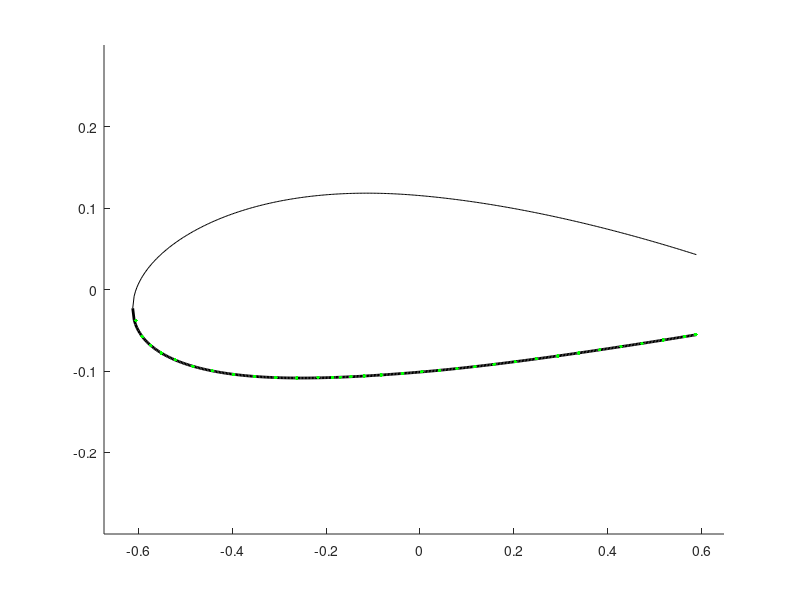

Reproduce this figure in MATLAB. (Note: this script raises an error after producing the figure.)
function [x_c, y_c, Ixx, Iyy, Ixy, skin, spar, str, caps, x_quarterchord] = build_airfoil()


% clear all;

density = 2780;         %kg/m^3

%% 2415 Airfoil 
m = 0.02;               % 
p = 0.4;                % max camber
t = 0.15;               % max thickness 
c = 1.5;                % chord length
nx = 500;               % number of increments
dx = c/nx;  
x = 0:dx:c;             % even spacing

%% Structural elements (arbitrary inputs for now)
skin.t = 0.002;                               % thickness of skin
spar.t = 0.008;                               % thickness of spar
str.A_upp = 25E-6;                            % area of each upper stringer
str.A_low = 25E-6;                            % area of each lower stringer
caps.A = 1E-5;                                % area of spar caps
spar.x = 0.3*1.5;                                                      % choose x location of spar
str.x_upp = [x(1), x(10), x(25), x(50), x(80), x(110), x(140), x(170), x(200), x(225), x(250), x(280), x(310), x(340), x(370), x(400)];     % choose x locations of upper stringers
str.x_low = [x(1), x(10), x(25), x(50), x(80), x(110), x(140), x(170), x(200), x(225), x(250), x(280), x(310), x(340), x(370), x(400)];     % choose x locations of lower stringers

%% Create Airfoil from equation
yc = zeros(1,nx+1);
yt = zeros(1,nx+1);
yU0 = zeros(1,nx+1);
yL0 = zeros(1,nx+1);
theta = zeros(1,nx+1);
xb = p*c;
i_xb = xb/dx + 1;  

% NACA equation source: http://www.aerospaceweb.org/question/airfoils/q0041.shtml    
for i = 1:nx+1
    yt(i) = 5*t*c*(0.2969*sqrt(x(i)/c) - 0.1260*(x(i)/c) - 0.3516*(x(i)/c)^2 + 0.2843*(x(i)/c)^3 - 0.1015*(x(i)/c)^4);
    if i <= i_xb
        yc(i) = m*x(i)/p^2*(2*p - x(i)/c);
        theta(i) = atan(2*m/p^2*(p - x(i)/c));
    else
        yc(i) = m*(c - x(i))/(1-p)^2*(1 + x(i)/c - 2*p);
        theta(i) = atan(2*m/(1-p)^2*(p-x(i)/c));
    end
    yU0(i) = yc(i) + yt(i)*cos(theta(i));
    yL0(i) = yc(i) - yt(i)*cos(theta(i));
end

% The last 20% of the chord length of the airfoil was neglected under the assumption that
% this section contained flaps and ailerons, and would therefore not support aerodynamic loads.
i_xend = round(0.8*c/dx)+1;
x = x(1:i_xend);
yU = yU0(1:i_xend);
yL = yL0(1:i_xend);

%% Spars
spar.x = [spar.x,x(end)];                    % x location of spar
spar.n = length(spar.x);                     % number of spars
spar.i = round(spar.x./dx)+1;                % index of spars  
spar.h = yU(spar.i) - yL(spar.i);            % height of spar
spar.Cy = (yU(spar.i) + yL(spar.i))/2;       % y centroid of spar  
spar.A = spar.t*spar.h;                      % area of spar
spar.y_upp = yU(spar.i);
spar.y_low = yL(spar.i);

%% Stringers
str.n_upp = length(str.x_upp);                            % number of upper stringers
str.i_upp = round(str.x_upp./dx)+1;                       % indices of upper stringers
str.n_low = length(str.x_low);                            % number of lower stringers
str.i_low = round(str.x_low./dx)+1;                       % indices of lower stringers
str.y_upp = yU(str.i_upp);
str.y_low = yL(str.i_low);

%% Nodes (based on TA's definition: node = skin and spar cap)
node.x_upp = [str.x_upp,spar.x];            % x location of upper stringers and spars
node.x_upp = sort(node.x_upp);              % sort ascending
% skin should be broken into smaller elements for higher accuracy of calculation
% break one skin element into two by adding one more node in between
skin.x_upp = zeros(1,2*length(node.x_upp)-1);
for i = 1:length(node.x_upp)-1
    skin.x_upp(2*i-1) = node.x_upp(i);
    skin.x_upp(2*i) = (node.x_upp(i) + node.x_upp(i+1))/2;
end
skin.x_upp(end) = node.x_upp(end);

skin.i_upp = round(skin.x_upp/dx)+1;       % indices of skins
skin.n_upp = length(skin.x_upp)-1;         % number of upper skins
skin.l_upp = zeros(1,skin.n_upp);          % length of upper skins
skin.A_upp = zeros(1,skin.n_upp);          % area of upper skins
skin.Cx_upp = zeros(1,skin.n_upp);         % x centroid of upper skins
skin.Cy_upp = zeros(1,skin.n_upp);         % y centroid of upper skins

for i = 1:skin.n_upp
    skin.l_upp(i) = sqrt((yU(skin.i_upp(i+1)) - yU(skin.i_upp(i)))^2 + (skin.x_upp(i+1) - skin.x_upp(i))^2);  
    skin.A_upp(i) = skin.t*skin.l_upp(i);
    skin.Cx_upp(i) = (skin.x_upp(i+1) + skin.x_upp(i))/2;
    skin.Cy_upp(i) = (yU(skin.i_upp(i+1)) + yU(skin.i_upp(i)))/2;
end

% lower nodes
node.x_low = [str.x_low,spar.x];
node.x_low = sort(node.x_low);

skin.x_low = zeros(1,2*length(node.x_low)-1);
for i = 1:length(node.x_low)-1
    skin.x_low(2*i-1) = node.x_low(i);
    skin.x_low(2*i) = (node.x_low(i) + node.x_low(i+1))/2;
end
skin.x_low(end) = node.x_low(end);

skin.i_low = round(skin.x_low/dx)+1;
skin.n_low = length(skin.x_low)-1;
skin.l_low = zeros(1,skin.n_low);
skin.A_low = zeros(1,skin.n_low);
skin.Cx_low = zeros(1,skin.n_low);
skin.Cy_low = zeros(1,skin.n_low);

for i = 1:skin.n_low
    skin.l_low(i) = sqrt((yL(skin.i_low(i+1)) - yL(skin.i_low(i)))^2 + (skin.x_low(i+1) - skin.x_low(i))^2);
    skin.A_low(i) = skin.t*skin.l_low(i);
    skin.Cx_low(i) = (skin.x_low(i+1) + skin.x_low(i))/2;
    skin.Cy_low(i) = (yL(skin.i_low(i+1)) + yL(skin.i_low(i)))/2;
end

%% Spar Caps
caps.x = spar.x;
caps.n = 2*length(caps.x);
caps.y_upp = yU(spar.i);
caps.y_low = yL(spar.i);
caps.i = round(caps.x/dx)+1;
% Centroids of caps are at the x and y locations: caps.Cy = caps.C,

%% Centroid of the overall wing section
% initial value
Cx_sum = 2*(sum(caps.x.*caps.A)) + sum(str.x_upp.*str.A_upp) + sum(str.x_low.*str.A_low) + sum(spar.x.*spar.A) ...
         + sum(skin.Cx_low.*skin.A_low) + sum(skin.Cx_upp.*skin.A_upp);
Cy_sum = sum(caps.y_low.*caps.A) + sum(caps.y_upp.*caps.A) + sum(yU(str.i_upp).*str.A_upp) + sum(yL(str.i_low).*str.A_low) ... 
         + sum(spar.Cy.*spar.A) + sum(skin.Cy_low.*skin.A_low) + sum(skin.Cy_upp.*skin.A_upp);
A_sum = caps.A*caps.n + str.A_upp*str.n_upp + str.A_low*str.n_low + sum(spar.A) + sum(skin.A_low) + sum(skin.A_upp);

Cx = Cx_sum/A_sum;
Cy = Cy_sum/A_sum;

%% Leading Edge Origin Plot
% figure
% plot(x,yU,'k',x,yL,'k','Linewidth',2);
% ylim([-0.3 0.3])
% hold on
% xlim([0,c]);
% plot(str.x_upp,yU(str.i_upp),'or',str.x_low,yL(str.i_low),'or','markersize',5);
% % plot([x(1),x(1)],[yU(i(1)),yL(i(1))],'b',[x(end),x(end)],[yU(end),yL(end)],'b','Linewidth',3);
% rectangle('Position',[x(spar.i(1))-spar.t/2, yL(spar.i(1)), spar.t, yU(spar.i(1))-yL(spar.i(1))]);
% rectangle('Position',[x(spar.i(2))-spar.t/2, yL(spar.i(2)), spar.t, yU(spar.i(2))-yL(spar.i(2))]);
% plot(spar.x,yU(spar.i),'sg',spar.x,yL(spar.i),'sg','markersize',7);
% % plot([x(end),x(end)],[yU(end),yL(end)]);
% scatter(Cx,Cy,'m*')
% ylabel('y (m)')
% xlabel('x (m)')
% grid on

%% Area moments of inertia
for i = 1:length(spar.x)
    spar.Ixx(i) = (spar.t*spar.h(i)^3)/12 + spar.A(i)*(spar.Cy(i) - Cy)^2;
    spar.Iyy(i) = (spar.h(i)*spar.t^3)/12 + spar.A(i)*(spar.x(i) - Cx)^2;
    spar.Ixy(i) = spar.A(i)*(spar.Cy(i) - Cy)*(spar.x(i) - Cx);
end

for i = 1:skin.n_upp
    skin.Ixx_upp(i) = skin.A_upp(i)*(skin.Cy_upp(i) - Cy)^2;
    skin.Iyy_upp(i) = skin.A_upp(i)*(skin.Cx_upp(i) - Cx)^2;
    skin.Ixy_upp(i) = skin.A_upp(i)*(skin.Cy_upp(i) - Cy)*(skin.Cx_upp(i) - Cx);
end

for i = 1:skin.n_low
    skin.Ixx_low(i) = skin.A_low(i)*(skin.Cy_low(i) - Cy)^2;
    skin.Iyy_low(i) = skin.A_low(i)*(skin.Cx_low(i) - Cx)^2;
    skin.Ixy_low(i) = skin.A_low(i)*(skin.Cy_low(i) - Cy)*(skin.Cx_low(i) - Cx);
end

for i = 1:str.n_upp
    str.Ixx_upp(i) = str.A_upp*(yU(str.i_upp(i)) - Cy)^2;
    str.Iyy_upp(i) = str.A_upp*(str.x_upp(i) - Cx)^2;
    str.Ixy_upp(i) = str.A_upp*(yU(str.i_upp(i)) - Cy)*(str.x_upp(i) - Cx);
end

for i = 1:str.n_low
    str.Ixx_low(i) = str.A_low*(yL(str.i_low(i)) - Cy)^2;
    str.Iyy_low(i) = str.A_low*(str.x_low(i) - Cx)^2;
    str.Ixy_low(i) = str.A_low*(yL(str.i_low(i)) - Cy)*(str.x_low(i) - Cx);
end

for i = 1:length(caps.x)
    caps.Ixx_upp(i) = caps.A*(caps.y_upp(i) - Cy)^2;
    caps.Iyy_upp(i) = caps.A*(caps.x(i) - Cx)^2;
    caps.Ixy_upp(i) = caps.A*(caps.y_upp(i) - Cy)*(caps.x(i) - Cx);
end

for i = 1:length(caps.x)
    caps.Ixx_low(i) = caps.A*(caps.y_low(i) - Cy)^2;
    caps.Iyy_low(i) = caps.A*(caps.x(i) - Cx)^2;
    caps.Ixy_low(i) = caps.A*(caps.y_low(i) - Cy)*(caps.x(i) - Cx);
end

Ixx = sum(spar.Ixx)+sum(skin.Ixx_upp)+sum(skin.Ixx_low)+sum(str.Ixx_upp)+sum(str.Ixx_low)+sum(caps.Ixx_low);
Iyy = sum(spar.Iyy)+sum(skin.Iyy_upp)+sum(skin.Iyy_low)+sum(str.Iyy_upp)+sum(str.Iyy_low)+sum(caps.Iyy_low);
Ixy = sum(spar.Ixy)+sum(skin.Ixy_upp)+sum(skin.Ixy_low)+sum(str.Ixy_upp)+sum(str.Ixy_low)+sum(caps.Ixy_low);


%%%%%%%%%%%%%%%%%%%%%%%%%%%%%%%%%%%%%%%%%%%%%%%%%%%%%%%%%%%%%%%%%%%%%%%%
%% BELOW CALCULATIONS ARE COORDINATE TRANSFORMATIONS FOR JARED's CODE %%
%%%%%%%%%%%%%%%%%%%%%%%%%%%%%%%%%%%%%%%%%%%%%%%%%%%%%%%%%%%%%%%%%%%%%%%%

%% Shift coordinate system to centroid-centered frame
% x's
spar.x_c = spar.x - Cx;
skin.x_upp_c = skin.Cx_upp - Cx;
skin.x_low_c = skin.Cx_low - Cx;
str.x_upp_c = str.x_upp - Cx;
str.x_low_c = str.x_low - Cx;
caps.x_upp_c = caps.x - Cx;
caps.x_low_c = caps.x - Cx;

% y's (Cy's are y's for point-components)
skin.y_upp_c = skin.Cy_upp - Cy;
skin.y_low_c = skin.Cy_low - Cy;
str.y_upp_c = str.y_upp - Cy;
str.y_low_c = str.y_low - Cy;
caps.y_upp_c = caps.y_upp - Cy;
caps.y_low_c = caps.y_low - Cy;

%% Make CCW coordinate system for shear flow
x_CCW = zeros(1,length(x));
yU_CCW = zeros(1,length(x));
yL_CCW = zeros(1,length(x));

for i = 1:length(x)
    x_CCW(i) = x(end - i + 1);
    yU_CCW(i) = yU(end - i + 1);
    yL_CCW(i) = yL(end - i + 1);
end
y_CCW = [yU_CCW yL_CCW(end-1:-1:1)];         
x_CCW = [x_CCW x(2:end)];

spar.i_CCW = length(x) - spar.i + 1;
spar.i_CCW = sort([spar.i_CCW, (length(x) + spar.i - 1)]); 
skin.i_CCW = length(x) - skin.i_upp + 1;
skin.i_CCW = sort([skin.i_CCW, (length(x) + skin.i_low - 1)]);
str.i_CCW  = length(x) - str.i_upp + 1;
str.i_CCW  = sort([str.i_CCW, (length(x) + str.i_low - 1)]);
caps.i_CCW = spar.i_CCW;

x_c = x_CCW - Cx;
y_c = y_CCW - Cy;

x_quarterchord = c/4 - Cx;

%% Weight of Wing 

dist_fore = zeros(1, length(x_c)-1);

for i = 1:length(x_c)-1           
      dist_fore(i) = ((x_c(i)-x_c(i+1))^2 + (y_c(i)-y_c(i+1))^2)^0.5;
end
skin.length = sum(dist_fore(:)) + ((x_c(end-1)-x_c(end))^2 + (y_c(end-1)-y_c(end))^2)^0.5;

Ribless_Wing_Weight = (skin.length*skin.t + caps.A*4 + str.A_upp*2*length(str.x_upp) + sum(spar.A)) * 10.82 * density;

%% Centroid-centered plot
figure
hold on
plot(x-Cx,yU-Cy,'k',x-Cx,yL-Cy,'k','Linewidth',2);
ylim([-0.3 0.3])
xlim([1.1*(-Cx),1.1*(x(end)-Cx)]);
p.skin_upp = plot(skin.x_low_c, skin.y_low_c, 'g.', 'markersize',8);
p.skin_low = plot(skin.x_upp_c, skin.y_upp_c, 'g.','markersize',8);
p.str_upp  = plot(str.x_upp_c, str.y_upp_c, 'or', 'markersize',5);
p.str_low  = plot(str.x_low_c, str.y_low_c, 'or', 'markersize',5);
p.spar1    = plot(spar.x_c(1), 0.5*(spar.y_upp(1) + spar.y_low(1)) - Cy, 'bx', 'markersize', 8);
p.spar2    = plot(spar.x_c(2), 0.5*(spar.y_upp(2) + spar.y_low(2)) - Cy, 'bx', 'markersize', 8);
p.caps_upp = plot(caps.x_upp_c, caps.y_upp_c, 'sm', 'markersize', 10);
p.caps_low = plot(caps.x_low_c, caps.y_low_c, 'sm', 'markersize', 10);
rectangle('Position',[x(spar.i(1))-spar.t/2-Cx, yL(spar.i(1))-Cy, spar.t, yU(spar.i(1))-yL(spar.i(1))]);
rectangle('Position',[x(spar.i(2))-spar.t/2-Cx, yL(spar.i(2))-Cy, spar.t, yU(spar.i(2))-yL(spar.i(2))]);
p.centroid = plot(0,0,'r*', 'markersize', 10);
legend([p.centroid, p.skin_upp, p.str_upp, p.spar1, p.caps_upp],'Overall Centroid', 'Skin', 'Stringer', 'Spar', 'Spar Cap');
ylabel('y (m)')
xlabel('x (m)')
grid on

disp('Ribless Wing Weight in kg = ');
disp(Ribless_Wing_Weight)
disp('build_airfoil complete');
